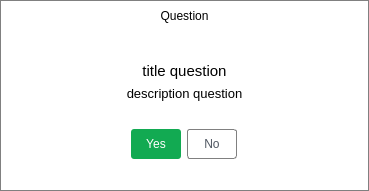
<?xml version="1.0" encoding="UTF-8"?>
<ui version="4.0">
 <class>AskPopupUI</class>
 <widget class="QDialog" name="AskPopupUI">
  <property name="windowModality">
   <enum>Qt::WindowModal</enum>
  </property>
  <property name="geometry">
   <rect>
    <x>0</x>
    <y>0</y>
    <width>369</width>
    <height>191</height>
   </rect>
  </property>
  <property name="windowTitle">
   <string notr="true"/>
  </property>
  <property name="styleSheet">
   <string notr="true">QDialog{
	border :  1px solid gray;
	background : white
}</string>
  </property>
  <layout class="QVBoxLayout" name="verticalLayout_2">
   <property name="spacing">
    <number>9</number>
   </property>
   <property name="leftMargin">
    <number>0</number>
   </property>
   <property name="topMargin">
    <number>0</number>
   </property>
   <property name="rightMargin">
    <number>0</number>
   </property>
   <property name="bottomMargin">
    <number>0</number>
   </property>
   <item>
    <layout class="QVBoxLayout" name="verticalLayout">
     <property name="leftMargin">
      <number>1</number>
     </property>
     <property name="topMargin">
      <number>1</number>
     </property>
     <property name="rightMargin">
      <number>1</number>
     </property>
     <property name="bottomMargin">
      <number>1</number>
     </property>
     <item>
      <widget class="QLabel" name="labelFrameType">
       <property name="minimumSize">
        <size>
         <width>0</width>
         <height>30</height>
        </size>
       </property>
       <property name="maximumSize">
        <size>
         <width>16777215</width>
         <height>30</height>
        </size>
       </property>
       <property name="styleSheet">
        <string notr="true">background : @color-panel-background-border;
color : @color-text-gray;</string>
       </property>
       <property name="text">
        <string>Question</string>
       </property>
       <property name="alignment">
        <set>Qt::AlignCenter</set>
       </property>
      </widget>
     </item>
     <item>
      <widget class="QWidget" name="widget" native="true">
       <layout class="QVBoxLayout" name="verticalLayout_4">
        <item>
         <layout class="QVBoxLayout" name="verticalLayout_3">
          <item>
           <spacer name="verticalSpacer_2">
            <property name="orientation">
             <enum>Qt::Vertical</enum>
            </property>
            <property name="sizeHint" stdset="0">
             <size>
              <width>20</width>
              <height>40</height>
             </size>
            </property>
           </spacer>
          </item>
          <item>
           <widget class="QLabel" name="labelTitle">
            <property name="font">
             <font>
              <family>Segoe UI</family>
              <pointsize>11</pointsize>
             </font>
            </property>
            <property name="text">
             <string notr="true">title question</string>
            </property>
            <property name="alignment">
             <set>Qt::AlignCenter</set>
            </property>
           </widget>
          </item>
          <item>
           <widget class="QLabel" name="labelDescription">
            <property name="font">
             <font>
              <family>Segoe UI</family>
              <pointsize>10</pointsize>
             </font>
            </property>
            <property name="text">
             <string notr="true">description question</string>
            </property>
            <property name="alignment">
             <set>Qt::AlignCenter</set>
            </property>
           </widget>
          </item>
          <item>
           <spacer name="verticalSpacer_3">
            <property name="orientation">
             <enum>Qt::Vertical</enum>
            </property>
            <property name="sizeHint" stdset="0">
             <size>
              <width>20</width>
              <height>40</height>
             </size>
            </property>
           </spacer>
          </item>
          <item alignment="Qt::AlignHCenter">
           <widget class="QWidget" name="widget_2" native="true">
            <layout class="QHBoxLayout" name="horizontalLayout_3">
             <item>
              <layout class="QHBoxLayout" name="horizontalLayout_2">
               <property name="spacing">
                <number>6</number>
               </property>
               <property name="sizeConstraint">
                <enum>QLayout::SetDefaultConstraint</enum>
               </property>
               <item alignment="Qt::AlignHCenter">
                <widget class="QPushButton" name="buttonYes">
                 <property name="minimumSize">
                  <size>
                   <width>50</width>
                   <height>30</height>
                  </size>
                 </property>
                 <property name="maximumSize">
                  <size>
                   <width>50</width>
                   <height>30</height>
                  </size>
                 </property>
                 <property name="styleSheet">
                  <string notr="true">QPushButton{
	border-radius: 3px;
	background : #12aa52;
	padding : 5pxpx;
	color : white;
}


QPushButton:hover {
	background : #0c7438;
}
</string>
                 </property>
                 <property name="text">
                  <string>Yes</string>
                 </property>
                </widget>
               </item>
               <item alignment="Qt::AlignHCenter">
                <widget class="QPushButton" name="buttonNo">
                 <property name="minimumSize">
                  <size>
                   <width>50</width>
                   <height>30</height>
                  </size>
                 </property>
                 <property name="maximumSize">
                  <size>
                   <width>50</width>
                   <height>30</height>
                  </size>
                 </property>
                 <property name="styleSheet">
                  <string notr="true">QPushButton{
	border-radius: 3px;
	border: 1px solid gray;
	background : transparent;
	padding : 5px;
	color : #4f5661;
}


QPushButton:hover {
	color : white;
	background : gray;
}
</string>
                 </property>
                 <property name="text">
                  <string>No</string>
                 </property>
                </widget>
               </item>
              </layout>
             </item>
            </layout>
           </widget>
          </item>
          <item>
           <spacer name="verticalSpacer">
            <property name="orientation">
             <enum>Qt::Vertical</enum>
            </property>
            <property name="sizeHint" stdset="0">
             <size>
              <width>20</width>
              <height>40</height>
             </size>
            </property>
           </spacer>
          </item>
         </layout>
        </item>
       </layout>
      </widget>
     </item>
    </layout>
   </item>
  </layout>
 </widget>
 <resources/>
 <connections/>
</ui>
